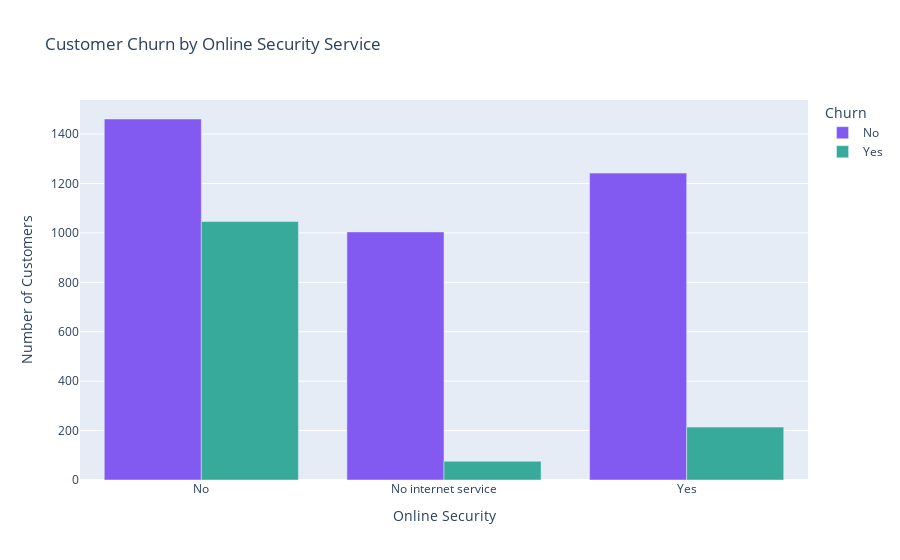

Notebook cell for this chart:
### Markdown cell above
# QUESTION SEVEN

##### IMPACT OF ONLINE SECURITY SERVICE ON CHURN: DOES THE PRESENCE OR ABSENCE OF ONLINE SECURITY SERVICE INFLUENCE CUSTOMER CHURN RATES?

### Code cell
# Group the data by 'OnlineSecurity' and 'Churn' columns and count the occurrences of each category combination
churn_by_online_security = train.groupby(['OnlineSecurity', 'Churn'])['OnlineSecurity'].value_counts().reset_index(name='Count')

# Create a grouped bar plot to visualize the count of churned and non-churned customers
fig = px.bar(churn_by_online_security, x='OnlineSecurity', y='Count', color='Churn', barmode='group', title='Customer Churn by Online Security Service')

# Update layout
fig.update_layout(xaxis_title ='Online Security', yaxis_title='Number of Customers')

# Show plot
fig.show()

### Figure 1 — Plotly figure (JSON) as saved in the notebook; plotly's stock layout.template omitted (floating-point values rounded to 4 significant figures)
{"data": [{"alignmentgroup": "True", "hovertemplate": "Churn=No<br>OnlineSecurity=%{x}<br>Count=%{y}<extra></extra>", "legendgroup": "No", "marker": {"color": "#835AF1", "pattern": {"shape": ""}}, "name": "No", "offsetgroup": "No", "orientation": "v", "showlegend": true, "textposition": "auto", "type": "bar", "x": ["No", "No internet service", "Yes"], "xaxis": "x", "y": [1461, 1004, 1242], "yaxis": "y"}, {"alignmentgroup": "True", "hovertemplate": "Churn=Yes<br>OnlineSecurity=%{x}<br>Count=%{y}<extra></extra>", "legendgroup": "Yes", "marker": {"color": "#37AA9C", "pattern": {"shape": ""}}, "name": "Yes", "offsetgroup": "Yes", "orientation": "v", "showlegend": true, "textposition": "auto", "type": "bar", "x": ["No", "No internet service", "Yes"], "xaxis": "x", "y": [1046, 76, 214], "yaxis": "y"}], "layout": {"barmode": "group", "legend": {"title": {"text": "Churn"}, "tracegroupgap": 0}, "title": {"text": "Customer Churn by Online Security Service"}, "xaxis": {"anchor": "y", "domain": [0, 1], "title": {"text": "Online Security"}}, "yaxis": {"anchor": "x", "domain": [0, 1], "title": {"text": "Number of Customers"}}}}
